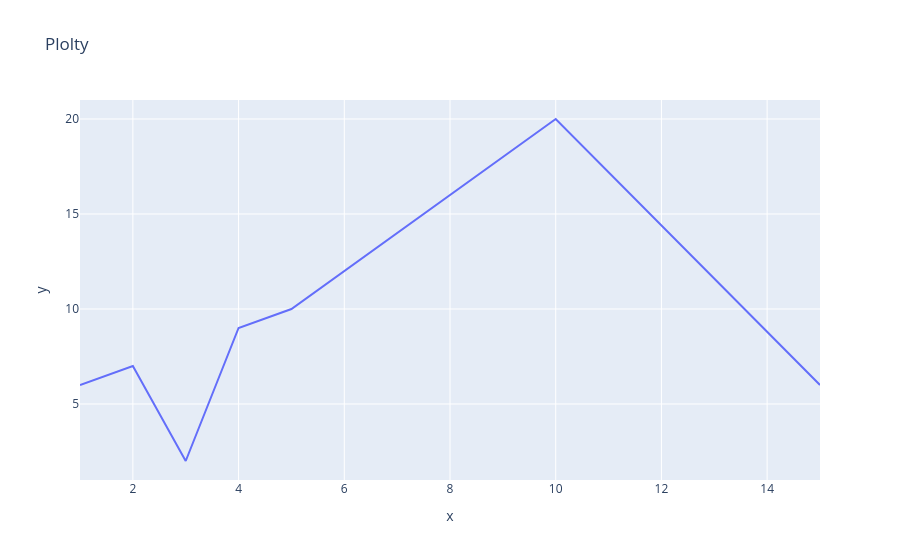

Notebook code cell kept with this figure:
### Code cell
varr1 = [1,2,3,4,5,10,15]
varr2= [6,7,2,9,10,20,6]

fig = px.line( x = varr1, y = varr2 ,title = 'Plolty') #, marker = '*')
fig.show()

### Figure 1 — Plotly figure (JSON) as saved in the notebook; plotly's stock layout.template omitted (floating-point values rounded to 4 significant figures)
{"data": [{"hovertemplate": "x=%{x}<br>y=%{y}<extra></extra>", "legendgroup": "", "line": {"color": "#636efa", "dash": "solid"}, "marker": {"symbol": "circle"}, "mode": "lines", "name": "", "orientation": "v", "showlegend": false, "type": "scatter", "x": [1, 2, 3, 4, 5, 10, 15], "xaxis": "x", "y": [6, 7, 2, 9, 10, 20, 6], "yaxis": "y"}], "layout": {"autosize": true, "legend": {"tracegroupgap": 0}, "title": {"text": "Plolty"}, "xaxis": {"anchor": "y", "autorange": true, "domain": [0, 1], "range": [1, 15], "title": {"text": "x"}, "type": "linear"}, "yaxis": {"anchor": "x", "autorange": true, "domain": [0, 1], "range": [1, 21], "title": {"text": "y"}, "type": "linear"}}}
